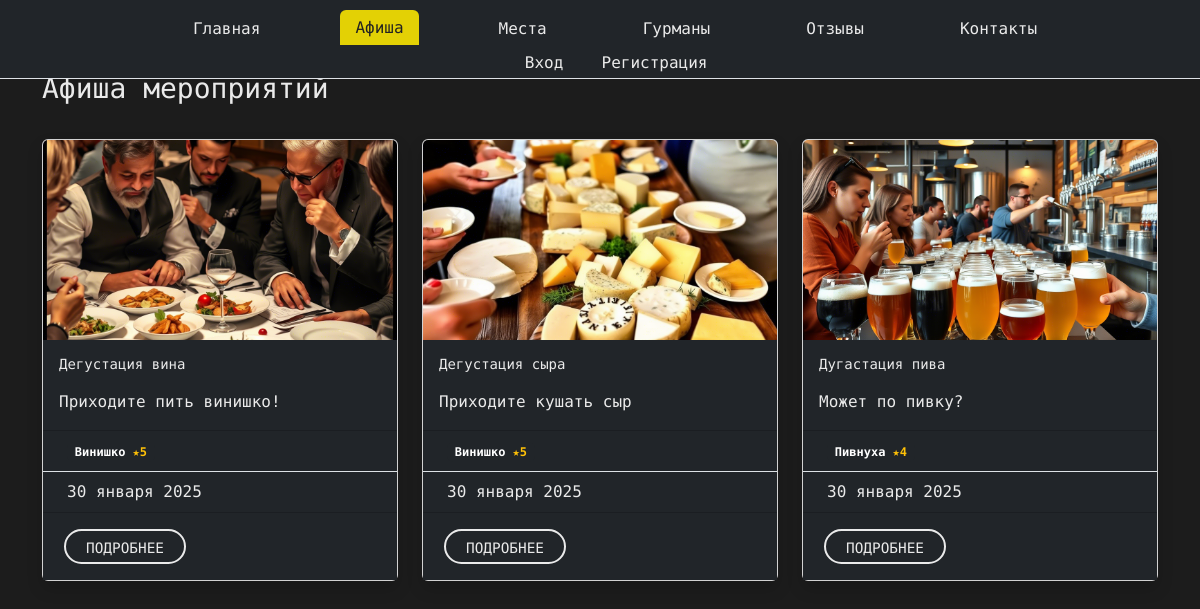
/events, run on an earlier commit of the app's database.
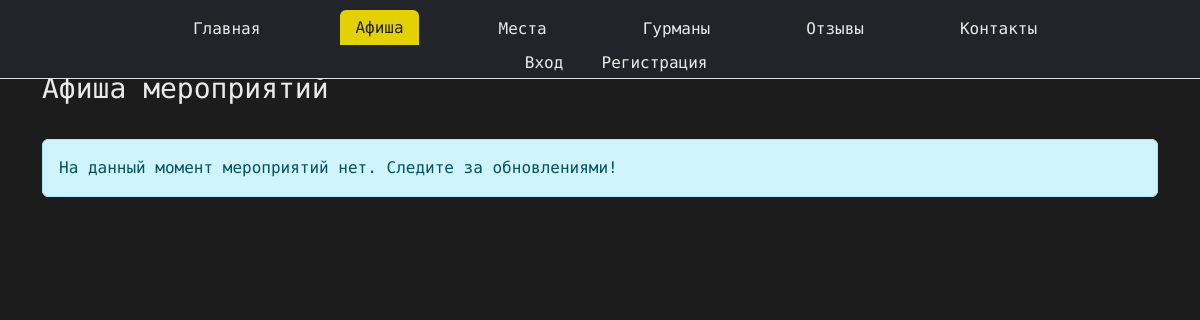
And on a later commit of the database.
### landing/models.py (models this page shows, shortened)
class Event(models.Model):
  name = models.CharField(max_length=100)
  description = models.TextField()
  event_date = models.DateField()
  place = models.ManyToManyField(Place)
  image = models.ImageField(
    validators=[FileExtensionValidator(allowed_extensions=["jpg", "png", "webp"])],
    verbose_name="Изображение события",
    upload_to="events/",
    blank=True,
    null=True
  )

class Place(models.Model):
  name = models.CharField(max_length=100)
  description = models.TextField()
  place_email = models.EmailField()
  location = models.TextField()
  rating = models.DecimalField(max_digits=10, decimal_places=0)
  image = models.ImageField(
    validators=[FileExtensionValidator(allowed_extensions=["jpg", "png", "webp"])],
    verbose_name="Фото заведения",
    upload_to="places/",
    blank=True,
    null=True
  )

### landing/views.py (the view)
# urls.py: path('events', views.events, name='events'),
def events(request):
  event_list = Event.objects.all()
  return render(request, 'events/events.html', context={'events': event_list})

### templates/events/events.html (shortened to what this page needs)
{% extends 'landing/base.html' %}
{% load static %}
{% block content %}
<div class="container my-5">
    <h1 class="mb-4 pt-4 custom-text-color">Афиша мероприятий</h1>
    {% if events %}
        <div class="row row-cols-1 row-cols-md-3 g-4">
            {% for event in events %}
            <div class="col">
                <div class="card h-100 shadow">
                    <img src="{% if event.image %}{{ event.image.url }}{% else %}{% static 'img/default.png' %}{% endif %}"
                         class="card-img-top img-fluid"
                         alt="{{ event.name }}"
                         style="height: 200px; object-fit: cover;">
                    <div class="card-body bg-dark">
                        <h5 class="card-title bg-dark custom-text-color">{{ event.name }}</h5>
                        <p class="card-text custom-text-color">{{ event.description|truncatechars:100 }}</p>
                    </div>
                    <ul class="list-group list-group-flush bg-dark">
                        <li class="list-group-item bg-dark">
                            {% for place in event.place.all %}
                                <span class="badge bg-secondary me-1 bg-dark">
                                    {{ place.name }} <span class="text-warning">★{{ place.rating }}</span>
                                </span>
                            {% endfor %}
                        </li>
                        <li class="list-group-item bg-dark custom-text-color">
                            {{ event.event_date|date:"d E Y" }}
                        </li>
                    </ul>
                    <div class="card-body text-center bg-dark">
                        <div class="button_user">
                            <a href="{% url 'event' event.id %}" class="custom-button">
                                Подробнее
                            </a>
                        </div>
                    </div>
                </div>
            </div>
            {% endfor %}
        </div>
    {% else %}
        <div class="alert alert-info" role="alert">
            На данный момент мероприятий нет. Следите за обновлениями!
        </div>
    {% endif %}
</div>
{% endblock %}

### templates/landing/base.html (shortened to what this page needs)
{% load static %}
<!DOCTYPE html>
<html lang="ru">
<head>
    <link href="https://cdn.jsdelivr.net/npm/bootstrap@5.3.3/dist/css/bootstrap.min.css" rel="stylesheet">
    <link rel="stylesheet" href="{% static 'css/style.css' %}">
</head>
<body class="main-layout">
{% include 'includes/header.html' %}
{% block content %}
{% endblock %}
</body>
</html>

### templates/includes/header.html (shortened to what this page needs)
{% load static %}
{% url 'events' as events_url %}
{% url 'places' as places_url %}
{% url 'index' as index_url %}
{% url 'reviews' as reviews_url %}
{% url 'gourmands' as gourmands_url %}
{% url 'contacts' as contacts_url %}
<div class="container">
  <div class="right_header_info fixed-top navbar-light bg-dark">
    <ul class="nav nav-tabs nav nav-link contact-info">
      <li class="nav-item button_user">
        <a class="button nav-link {% if request.path == index_url %}active{% endif %}" href="{% url 'index' %}">Главная</a>
      </li>
      <li class="nav-item button_user">
        <a class="button nav-link {% if request.path == events_url %}active{% endif %}" href="{% url 'events' %}">Афиша</a>
      </li>
      <li class="nav-item button_user">
        <a class="button nav-link {% if request.path == places_url %}active{% endif %}" href="{% url 'places' %}">Места</a>
      </li>
      <li class="nav-item button_user">
        <a class="button nav-link {% if request.path == gourmands_url %}active{% endif %}" href="{% url 'gourmands' %}">Гурманы</a>
      </li>
      <li class="nav-item button_user">
        <a class="button nav-link {% if request.path == reviews_url %}active{% endif %}" href="{% url 'reviews' %}">Отзывы</a>
      </li>
      <li class="nav-item button_user">
        <a class="button nav-link {% if request.path == contacts_url %}active{% endif %}" href="{% url 'contacts' %}">Контакты</a>
      </li>
      {% if request.user.is_authenticated %}
        <li class="nav-item button_user">
          <a class="button nav-link active" href="{% url 'profile' %}">{{ request.user.first_name }} {{ request.user.last_name }}</a>
          <a class="button nav-link" href="{% url 'signout' %}">Выход</a>
        </li>
      {% else %}
        <li class="button_user">
          <a class="button nav-link" href="#" data-bs-toggle="modal" data-bs-target="#loginModal">Вход</a>
          <a class="button nav-link" href="#" data-bs-toggle="modal" data-bs-target="#registerModal">Регистрация</a>
        </li>
      {% endif %}
    </ul>
  </div>
</div>

### landing/static/css/style.css (style rules this page uses)
body { background-color: #1c1c1c; color: white; font-family: 'LXGW WenKai Mono TC', 'Arial', sans-serif; }
a { color: #1f1f1f; text-decoration: none !important; outline: none !important; transition: all 0.3s ease-in-out; }
h1, h2, h3, h4, h5, h6 { letter-spacing: 0; font-weight: normal; position: relative; padding: 0 0 10px 0; line-height: normal; color: #111111; margin: 0; }
h1 { font-size: 28px; }
.contact-info { display: flex; align-items: center; justify-content: center; }
.contact-info li { display: flex; align-items: center; margin-right: 15px; }
.button_user a:hover, .button_user a:focus, .button_user a.active { background: #e3d105; color: #fff; border-color: #e3d105; color: #222; }
.button_user a { float: left; min-width: 75px; height: 35px; text-align: center; line-height: 35px; position: relative; padding: 0 15px; margin: 0 2px; }
.right_header_info { padding-top: 10px; width: 100%; }
.right_header_info ul { list-style: none; padding: 0; margin: 0; }
.right_header_info ul li { display: inline; font-size: 16px; margin-left: 45px; color: #eaeaea; font-weight: 400; }
.right_header_info ul li a { color: #eaeaea; font-weight: 300; }
.custom-text-color { color: #eaeaea; }
.nav-link.active { background: #e3d105 !important; color: #222 !important; border-color: #e3d105 !important; }
.button_user a:hover, .button_user a:focus, .button_user a.active { background: #e3d105; color: #000000; border: none !important; }

What changed in the data, as far as the page shows it:
removed Event: image (picture), name "Дегустация вина", description "Приходите пить винишко!", event_date "30 января 2025"
removed Place: name "Винишко", rating "5"
removed Event: image (picture), name "Дегустация сыра", description "Приходите кушать сыр", event_date "30 января 2025"
removed Event: image (picture), name "Дугастация пива", description "Может по пивку?", event_date "30 января 2025"
removed Place: name "Пивнуха", rating "4", shown under "Дугастация пива"
Also different on the page:
text now shown: "На данный момент мероприятий нет. Следите за обновлениями!"
